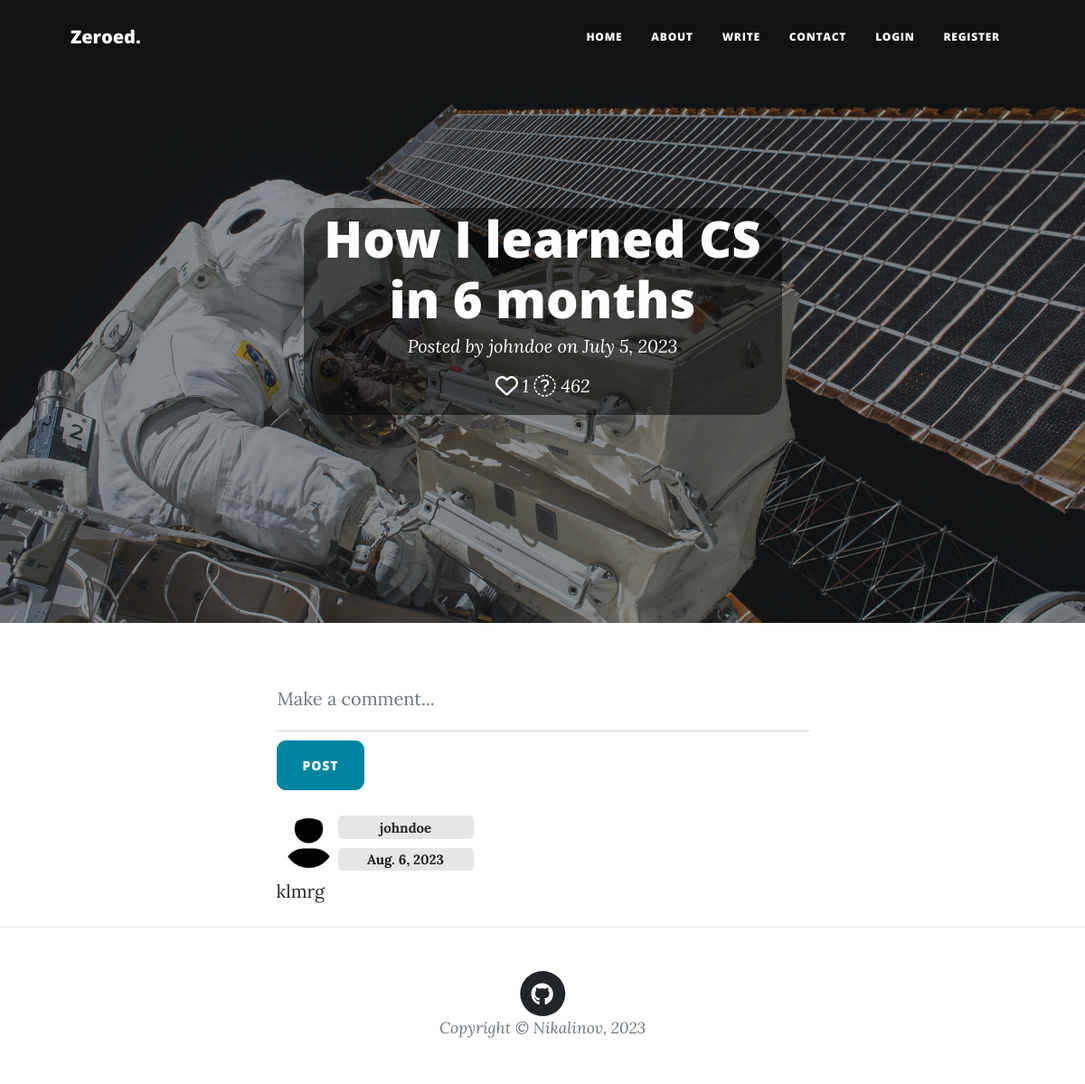
The app's page /feed/blog/8 with its own data.
### feed/models.py (models this page shows, shortened)
class Blog(models.Model):
    title = models.CharField(max_length=200, null=True)
    author = models.ForeignKey(
        User,
        on_delete=models.RESTRICT,
        blank=True,
        null=True,
    )
    post_date = models.DateField(default=now)
    content_type = models.ManyToManyField(ContentType)
    language = models.ForeignKey(Language, on_delete=models.RESTRICT, null=True)
    content = QuillField()
    upvoters = models.ManyToManyField(User, related_name='upvoters')
    views = models.IntegerField(editable=False, default=0)
    class Meta:
        ordering = ['-post_date']
    def get_rating(self):
        return len(self.upvoters.all())

class Comment(models.Model):
    user = models.ForeignKey(User, on_delete=models.SET_NULL, null=True)
    text = models.TextField(max_length=1000)
    post_date = models.DateField(default=now)
    blog = models.ForeignKey(Blog, on_delete=models.CASCADE, null=True)
    class Meta:
        ordering = ['-post_date']

class UserProfile(models.Model):
    user = models.OneToOneField(User, on_delete=models.CASCADE)
    bio = models.TextField(max_length=500, blank=True)
    location = models.CharField(max_length=100, choices=COUNTRIES, null=True, blank=True)
    reputation = models.IntegerField(default=0, editable=False)
    birth_date = models.DateField(blank=True, null=True)
    followers = models.ManyToManyField(User, editable=False, related_name='followers')
    img_width = models.PositiveIntegerField(default=150)
    image = models.ImageField(width_field='img_width', upload_to='feed/profile-pics/',
                              default='feed/assets/img/profile-default.jpg')
    website = models.CharField(max_length=100, blank=True)
    github = models.CharField(max_length=100, blank=True)
    twitter = models.CharField(max_length=100, blank=True)
    instagram = models.CharField(max_length=100, blank=True)
    facebook = models.CharField(max_length=100, blank=True)

### feed/views.py (the view)
# urls.py: path('blog/<int:pk>', views.blog_view, name='blog'),
def blog_view(request, pk):
    blog = Blog.objects.get(pk=pk)
    blog.views += 1
    blog.save()
    context = {'blog': blog}
    return render(request, 'feed/blog.html', context=context)

### feed/templates/feed/blog.html (shortened to what this page needs)
{% extends 'base_generic.html' %}
{% load static %}
{% load bleach_tags %}
{% block header %}
  <header class="masthead" style="background-image: url('{% static 'feed/assets/img/post-bg.jpg' %}')">
    <div class="container position-relative px-4 px-lg-5">
      <div class="row gx-4 gx-lg-5 justify-content-center">
        <div class="col-md-10 col-lg-8 col-xl-7">
          <div class="site-heading">
            <div class="page-heading">
              <div class="post-heading">
                <div class="transbox">
                  <h1>{{ blog.title }}</h1>
                  <span class="meta">Posted by
                    <a href="{% url 'profile' blog.author.pk %}">{{ blog.author }}</a> on {{ blog.post_date }}
                  </span>
                  <span class="meta" style="padding: 20px 10px">
                    {% if user.is_authenticated %}
                        <a href="{% url 'rate' blog.pk %}">
                          {% if user in blog.upvoters.all %}
                            <i class="fa-solid fa-heart fa-lg" style="color: #ffffff;" title="likes"></i>
                          {% else %}
                            <i class="fa-regular fa-heart fa-lg" style="color: #ffffff;" title="likes"></i>
                          {% endif %}
                        </a>
                    {% else %}
                      <a href="{% url 'login' %}">
                        <i class="fa-regular fa-heart fa-lg" style="color: #ffffff;" title="likes"></i>
                      </a>
                    {% endif %} {{ blog.get_rating }}
                    <i class="fa-sharp fa-light fa-eye fa-lg" style="color: #ffffff;" title="views"></i> {{ blog.views }}
                  </span>
                </div>
              </div>
            </div>
          </div>
        </div>
      </div>
    </div>
  </header>
{% endblock %}
{% block content %}
    <article class="mb-4">
      <div class="container px-4 px-lg-5">
        <div class="row gx-4 gx-lg-5 justify-content-center">
          <div class="col-md-10 col-lg-8 col-xl-7">
            <form action="{% url 'comment-add' blog.pk %}" method="post">
              <div class="form-floating" id="comment-section" style="padding-bottom: 10px;">
                <input class="form-control" id="comment-write" name="text" type="text" placeholder="" value=""/>
                <label for="comment-write">Make a comment...</label>
              </div>
              <div {% if not perms.feed.add_comment %}
                title="You cannot comment with less than 5 reputation!"{% endif %}>
                <button class="btn btn-primary text-uppercase"
                    type="submit">Post</button></div>
            </form>
            {% if blog.comment_set.count %}
              {% for comment in blog.comment_set.all %}
                <div class="d-flex justify-content-between" {% if forloop.first %} style="padding-top: 20px;" {% endif %}>
                  <div class="p-2" id="comment-grid">
                    <div id="comment-pic">
                      <a href="{% url 'profile' comment.user.pk %}">
                        <img class="rounded-circle" src="{{ comment.user.userprofile.image.url }}" alt="img" width="55" height="55">
                      </a>
                    </div>
                    <div id="comment-user" class="badge bg-light">
                      <a href="{% url 'profile' comment.user.pk %}">
                        {{ comment.user.username }}
                      </a>
                    </div>
                    <div id="comment-date" class="badge bg-light">{{ comment.post_date }}</div>
                  </div>
                </div>
                <div id="comment-text">
                  {{ comment.text }}
                </div>
              {% endfor %}
            {% else %}
              <p>There are no comments yet. Be the first!</p>
            {% endif %}
          </div>
        </div>
      </div>
    </article>
{% endblock %}

### records on screen
Blog: title "How I learned CS in 6 months", author "johndoe", post_date "July 5, 2023", get_rating "1", views "462"
Comment: user.userprofile.image (placeholder picture), user.username "johndoe", post_date "Aug. 6, 2023", text "klmrg"
